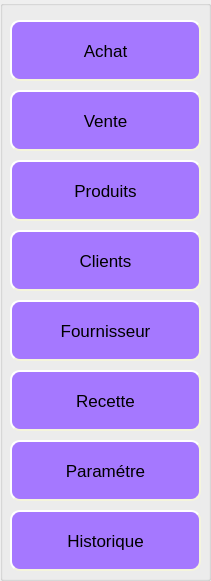
   <widget class="QGroupBox" name="groupBox_8">
    <property name="enabled">
     <bool>true</bool>
    </property>
    <property name="geometry">
     <rect>
      <x>10</x>
      <y>40</y>
      <width>211</width>
      <height>581</height>
     </rect>
    </property>
    <property name="font">
     <font>
      <pointsize>13</pointsize>
     </font>
    </property>
    <property name="title">
     <string/>
    </property>
    <widget class="QPushButton" name="pushButton_19">
     <property name="enabled">
      <bool>true</bool>
     </property>
     <property name="geometry">
      <rect>
       <x>10</x>
       <y>510</y>
       <width>191</width>
       <height>61</height>
      </rect>
     </property>
     <property name="font">
      <font>
       <family>Segoe UI</family>
       <pointsize>13</pointsize>
      </font>
     </property>
     <property name="styleSheet">
      <string notr="true">QPushButton{
background-color: rgb(165, 120, 255);
border-style: outset;
border-width: 2px;
border-radius: 10px;
border-color: beige;
min-width: 10em;
padding: 6px;
}
QPushButton:hover:!pressed
{
background-color: rgb(170, 170, 255);
}</string>
     </property>
     <property name="text">
      <string>Historique</string>
     </property>
     <property name="icon">
      <iconset resource="iconne.qrc">
       <normaloff>:/icone/historique.png</normaloff>:/icone/historique.png</iconset>
     </property>
     <property name="iconSize">
      <size>
       <width>28</width>
       <height>28</height>
      </size>
     </property>
    </widget>
    <widget class="QPushButton" name="pushButton_25">
     <property name="enabled">
      <bool>true</bool>
     </property>
     <property name="geometry">
      <rect>
       <x>10</x>
       <y>20</y>
       <width>191</width>
       <height>61</height>
      </rect>
     </property>
     <property name="font">
      <font>
       <family>Segoe UI</family>
       <pointsize>13</pointsize>
      </font>
     </property>
     <property name="styleSheet">
      <string notr="true">QPushButton{
background-color: rgb(165, 120, 255);
border-style: outset;
border-width: 2px;
border-radius: 10px;
border-color: beige;
min-width: 10em;
padding: 6px;
}
QPushButton:hover:!pressed
{
background-color: rgb(170, 170, 255);
}</string>
     </property>
     <property name="text">
      <string>Achat</string>
     </property>
     <property name="icon">
      <iconset resource="iconne.qrc">
       <normaloff>:/icone/login.png</normaloff>:/icone/login.png</iconset>
     </property>
     <property name="iconSize">
      <size>
       <width>28</width>
       <height>28</height>
      </size>
     </property>
    </widget>
    <widget class="QPushButton" name="pushButton_6">
     <property name="enabled">
      <bool>true</bool>
     </property>
     <property name="geometry">
      <rect>
       <x>10</x>
       <y>440</y>
       <width>191</width>
       <height>61</height>
      </rect>
     </property>
     <property name="font">
      <font>
       <family>Segoe UI</family>
       <pointsize>13</pointsize>
      </font>
     </property>
     <property name="styleSheet">
      <string notr="true">QPushButton{
background-color: rgb(165, 120, 255);
border-style: outset;
border-width: 2px;
border-radius: 10px;
border-color: beige;
min-width: 10em;
padding: 6px;
}
QPushButton:hover:!pressed
{
background-color: rgb(170, 170, 255);
}</string>
     </property>
     <property name="text">
      <string>Paramétre</string>
     </property>
     <property name="icon">
      <iconset resource="iconne.qrc">
       <normaloff>:/icone/param.png</normaloff>:/icone/param.png</iconset>
     </property>
     <property name="iconSize">
      <size>
       <width>28</width>
       <height>28</height>
      </size>
     </property>
    </widget>
    <widget class="QPushButton" name="pushButton_2">
     <property name="enabled">
      <bool>true</bool>
     </property>
     <property name="geometry">
      <rect>
       <x>10</x>
       <y>160</y>
       <width>191</width>
       <height>61</height>
      </rect>
     </property>
     <property name="font">
      <font>
       <family>Segoe UI</family>
       <pointsize>13</pointsize>
      </font>
     </property>
     <property name="styleSheet">
      <string notr="true">QPushButton{
background-color: rgb(165, 120, 255);
border-style: outset;
border-width: 2px;
border-radius: 10px;
border-color: beige;
min-width: 10em;
padding: 6px;
}
QPushButton:hover:!pressed
{
background-color: rgb(170, 170, 255);
}
</string>
     </property>
     <property name="text">
      <string>Produits</string>
     </property>
     <property name="icon">
      <iconset resource="iconne.qrc">
       <normaloff>:/icone/product.png</normaloff>:/icone/product.png</iconset>
     </property>
     <property name="iconSize">
      <size>
       <width>28</width>
       <height>28</height>
      </size>
     </property>
    </widget>
    <widget class="QPushButton" name="pushButton_5">
     <property name="enabled">
      <bool>true</bool>
     </property>
     <property name="geometry">
      <rect>
       <x>10</x>
       <y>370</y>
       <width>191</width>
       <height>61</height>
      </rect>
     </property>
     <property name="font">
      <font>
       <family>Segoe UI</family>
       <pointsize>13</pointsize>
      </font>
     </property>
     <property name="styleSheet">
      <string notr="true">QPushButton{
background-color: rgb(165, 120, 255);
border-style: outset;
border-width: 2px;
border-radius: 10px;
border-color: beige;
min-width: 10em;
padding: 6px;
}
QPushButton:hover:!pressed
{
background-color: rgb(170, 170, 255);
}</string>
     </property>
     <property name="text">
      <string>Recette</string>
     </property>
     <property name="icon">
      <iconset resource="iconne.qrc">
       <normaloff>:/icone/report.png</normaloff>:/icone/report.png</iconset>
     </property>
     <property name="iconSize">
      <size>
       <width>28</width>
       <height>28</height>
      </size>
     </property>
    </widget>
    <widget class="QPushButton" name="pushButton">
     <property name="enabled">
      <bool>true</bool>
     </property>
     <property name="geometry">
      <rect>
       <x>10</x>
       <y>90</y>
       <width>191</width>
       <height>61</height>
      </rect>
     </property>
     <property name="font">
      <font>
       <family>Segoe UI</family>
       <pointsize>13</pointsize>
      </font>
     </property>
     <property name="styleSheet">
      <string notr="true">QPushButton{
background-color: rgb(165, 120, 255);
border-style: outset;
border-width: 2px;
border-radius: 10px;
border-color: beige;
min-width: 10em;
padding: 6px;
}
QPushButton:hover:!pressed
{
background-color: rgb(170, 170, 255);
}</string>
     </property>
     <property name="text">
      <string>Vente</string>
     </property>
     <property name="icon">
      <iconset resource="iconne.qrc">
       <normaloff>:/icone/vente.png</normaloff>:/icone/vente.png</iconset>
     </property>
     <property name="iconSize">
      <size>
       <width>28</width>
       <height>28</height>
      </size>
     </property>
    </widget>
    <widget class="QPushButton" name="pushButton_4">
     <property name="enabled">
      <bool>true</bool>
     </property>
     <property name="geometry">
      <rect>
       <x>10</x>
       <y>300</y>
       <width>191</width>
       <height>61</height>
      </rect>
     </property>
     <property name="font">
      <font>
       <family>Segoe UI</family>
       <pointsize>13</pointsize>
      </font>
     </property>
     <property name="styleSheet">
      <string notr="true">QPushButton{
background-color: rgb(165, 120, 255);
border-style: outset;
border-width: 2px;
border-radius: 10px;
border-color: beige;
min-width: 10em;
padding: 6px;
}
QPushButton:hover:!pressed
{
background-color: rgb(170, 170, 255);
}</string>
     </property>
     <property name="text">
      <string>Fournisseur</string>
     </property>
     <property name="icon">
      <iconset resource="iconne.qrc">
       <normaloff>:/icone/dashboard.png</normaloff>:/icone/dashboard.png</iconset>
     </property>
     <property name="iconSize">
      <size>
       <width>28</width>
       <height>28</height>
      </size>
     </property>
    </widget>
    <widget class="QPushButton" name="pushButton_3">
     <property name="enabled">
      <bool>true</bool>
     </property>
     <property name="geometry">
      <rect>
       <x>10</x>
       <y>230</y>
       <width>191</width>
       <height>61</height>
      </rect>
     </property>
     <property name="font">
      <font>
       <family>Segoe UI</family>
       <pointsize>13</pointsize>
      </font>
     </property>
     <property name="styleSheet">
      <string notr="true">QPushButton{
background-color: rgb(165, 120, 255);
border-style: outset;
border-width: 2px;
border-radius: 10px;
border-color: beige;
min-width: 10em;
padding: 6px;
}
QPushButton:hover:!pressed
{
background-color: rgb(170, 170, 255);
}</string>
     </property>
     <property name="text">
      <string>Clients</string>
     </property>
     <property name="icon">
      <iconset resource="iconne.qrc">
       <normaloff>:/icone/client.png</normaloff>:/icone/client.png</iconset>
     </property>
     <property name="iconSize">
      <size>
       <width>28</width>
       <height>28</height>
      </size>
     </property>
    </widget>
   </widget>
